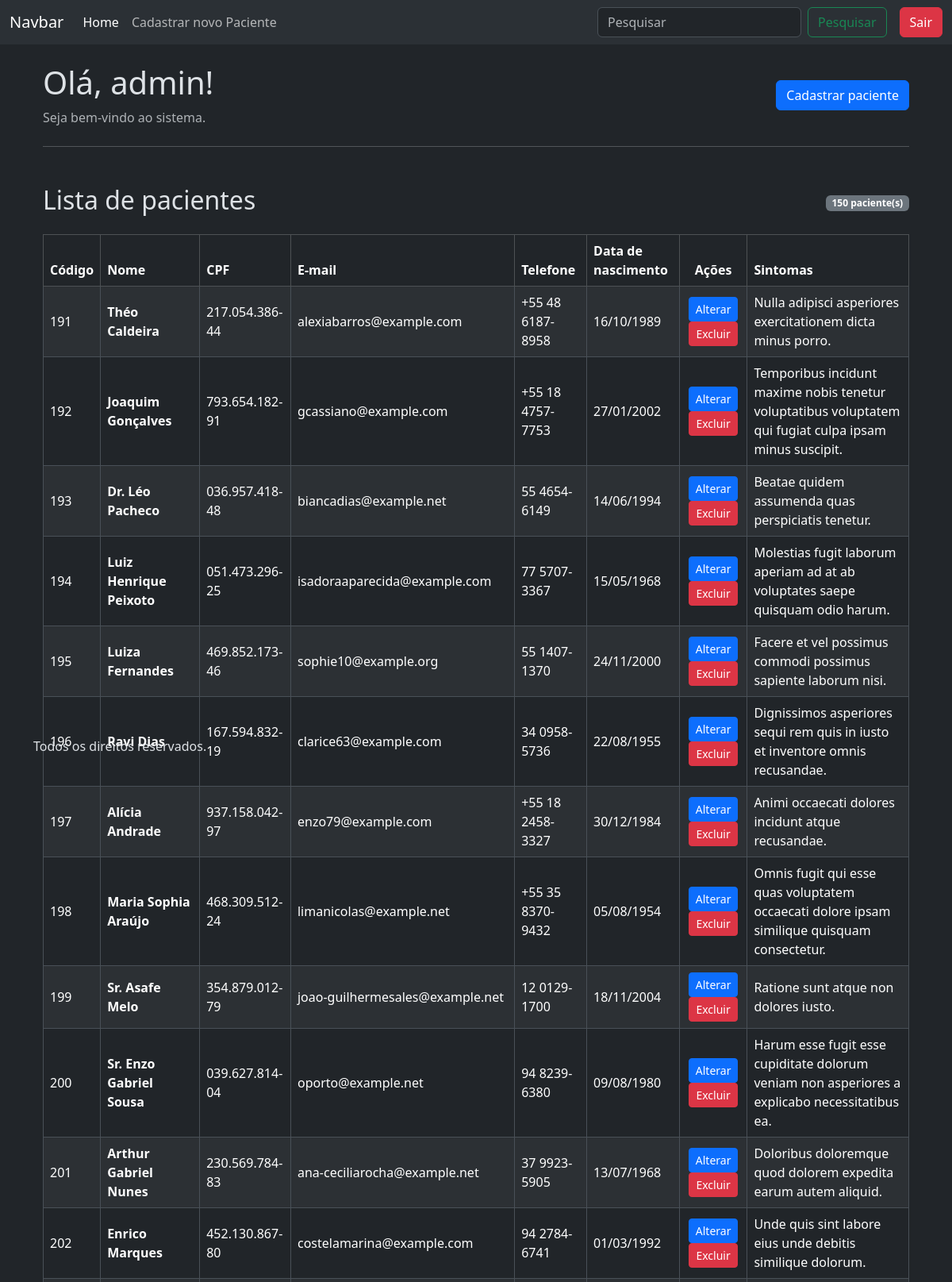
The app's page / (signed in, upper part) with its own data.
### apps/crud/models.py (models this page shows, shortened)
class Paciente(models.Model):
    codigo_paciente = models.AutoField(primary_key=True)
    nome = models.CharField(null=False, blank=False)
    cpf = models.CharField(max_length=14, unique=True, blank=False)
    email = models.EmailField(unique=True, null=False, blank=False)
    telefone = models.CharField(max_length=15, null=False, blank=False)
    data_nascimento = models.DateField(null=False, blank=False)
    sintomas = models.TextField(null=True, blank=True)

### apps/crud/views.py (the view)
# urls.py: path('', views.index, name='index'),
@login_required
def index(request):
    pacientes = Paciente.objects.all()
    return render(request, "index.html",{'pacientes':pacientes})

### apps/crud/templates/index.html (shortened to what this page needs)
{% extends 'base-crud.html' %}
{% block content %}
<div class="container mt-4">
    <div class="d-flex justify-content-between align-items-center mb-4">
        <div>
            <h1>Olá, {{ user.username }}!</h1>
            <p class="text-muted mb-0">Seja bem-vindo ao sistema.</p>
        </div>
        <a href="/novoPaciente/" class="btn btn-primary">
            Cadastrar paciente
        </a>
    </div>
    <hr>
    <div class="mt-5">
        <div class="d-flex justify-content-between align-items-center mb-3">
            <h2>Lista de pacientes</h2>
            <span class="badge bg-secondary">
                {{ pacientes|length }} paciente(s)
            </span>
        </div>
        {% if pacientes %}
        <div class="table-responsive">
            <table class="table table-striped table-hover table-bordered align-middle">
                <thead class="table-dark">
                    <tr>
                        <th>Código</th>
                        <th>Nome</th>
                        <th>CPF</th>
                        <th>E-mail</th>
                        <th>Telefone</th>
                        <th>Data de nascimento</th>
                        <th class="text-center">Ações</th>
                        <th>Sintomas</th>
                    </tr>
                </thead>
                <tbody>
                    {% for paciente in pacientes %}
                    <tr>
                        <td>
                            {{ paciente.codigo_paciente }}
                        </td>
                        <td>
                            <strong>{{ paciente.nome }}</strong>
                        </td>
                        <td>
                            {{ paciente.cpf }}
                        </td>
                        <td>
                            {{ paciente.email }}
                        </td>
                        <td>
                            {{ paciente.telefone }}
                        </td>
                        <td>
                            {{ paciente.data_nascimento|date:"d/m/Y" }}
                        </td>
                        <td class="text-center">
                            <a href="{% url 'alterar_paciente' paciente.codigo_paciente %}" class="btn btn-sm btn-primary">
                                Alterar
                            </a>
                            <a href="{% url 'excluir_paciente' paciente.codigo_paciente %}" class="btn btn-sm btn-danger">
                                Excluir
                            </a>
                        </td>
                        <td>
                            {{ paciente.sintomas }}
                        </td>
                    </tr>
                    {% endfor %}
                </tbody>
            </table>
        </div>
        {% endif %}
    </div>
</div>
{% endblock %}

### records on screen
Paciente: codigo_paciente "191", nome "Théo Caldeira", cpf "217.054.386-44", email "alexiabarros@example.com", telefone "+55 48 6187-8958", data_nascimento "16/10/1989", sintomas "Nulla adipisci asperiores exercitationem dicta minus porro."
Paciente: codigo_paciente "192", nome "Joaquim Gonçalves", cpf "793.654.182-91", email "gcassiano@example.com", telefone "+55 18 4757-7753", data_nascimento "27/01/2002", sintomas "Temporibus incidunt maxime nobis tenetur voluptatibus voluptatem qui fugiat culpa ipsam minus suscipit."
Paciente: codigo_paciente "193", nome "Dr. Léo Pacheco", cpf "036.957.418-48", email "biancadias@example.net", telefone "55 4654-6149", data_nascimento "14/06/1994", sintomas "Beatae quidem assumenda quas perspiciatis tenetur."
Paciente: codigo_paciente "194", nome "Luiz Henrique Peixoto", cpf "051.473.296-25", email "isadoraaparecida@example.com", telefone "77 5707-3367", data_nascimento "15/05/1968", sintomas "Molestias fugit laborum aperiam ad at ab voluptates saepe quisquam odio harum."
Paciente: codigo_paciente "195", nome "Luiza Fernandes", cpf "469.852.173-46", email "sophie10@example.org", telefone "55 1407-1370", data_nascimento "24/11/2000", sintomas "Facere et vel possimus commodi possimus sapiente laborum nisi."
Paciente: codigo_paciente "196", nome "Ravi Dias", cpf "167.594.832-19", email "clarice63@example.com", telefone "34 0958-5736", data_nascimento "22/08/1955", sintomas "Dignissimos asperiores sequi rem quis in iusto et inventore omnis recusandae."
Paciente: codigo_paciente "197", nome "Alícia Andrade", cpf "937.158.042-97", email "enzo79@example.com", telefone "+55 18 2458-3327", data_nascimento "30/12/1984", sintomas "Animi occaecati dolores incidunt atque recusandae."
Paciente: codigo_paciente "198", nome "Maria Sophia Araújo", cpf "468.309.512-24", email "limanicolas@example.net", telefone "+55 35 8370-9432", data_nascimento "05/08/1954", sintomas "Omnis fugit qui esse quas voluptatem occaecati dolore ipsam similique quisquam consectetur."
Paciente: codigo_paciente "199", nome "Sr. Asafe Melo", cpf "354.879.012-79", email "joao-guilhermesales@example.net", telefone "12 0129-1700", data_nascimento "18/11/2004", sintomas "Ratione sunt atque non dolores iusto."
Paciente: codigo_paciente "200", nome "Sr. Enzo Gabriel Sousa", cpf "039.627.814-04", email "oporto@example.net", telefone "94 8239-6380", data_nascimento "09/08/1980", sintomas "Harum esse fugit esse cupiditate dolorum veniam non asperiores a explicabo necessitatibus ea."
Paciente: codigo_paciente "201", nome "Arthur Gabriel Nunes", cpf "230.569.784-83", email "ana-ceciliarocha@example.net", telefone "37 9923-5905", data_nascimento "13/07/1968", sintomas "Doloribus doloremque quod dolorem expedita earum autem aliquid."
Paciente: codigo_paciente "202", nome "Enrico Marques", cpf "452.130.867-80", email "costelamarina@example.com", telefone "94 2784-6741", data_nascimento "01/03/1992", sintomas "Unde quis sint labore eius unde debitis similique dolorum."

### other values on screen
{{ user.username }} "admin"
{{ pacientes|length }} "150"
